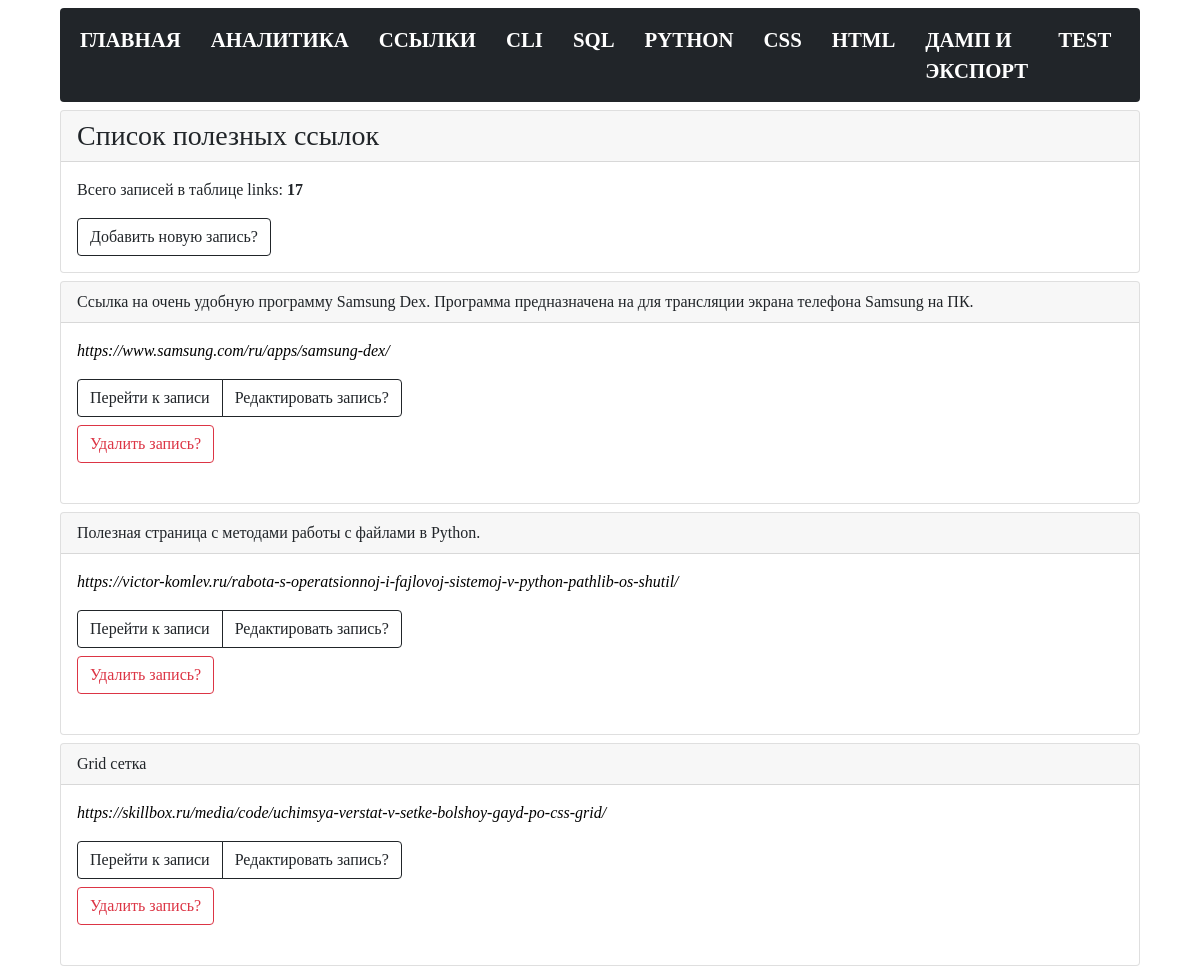
The app's page /links (upper part), older data.
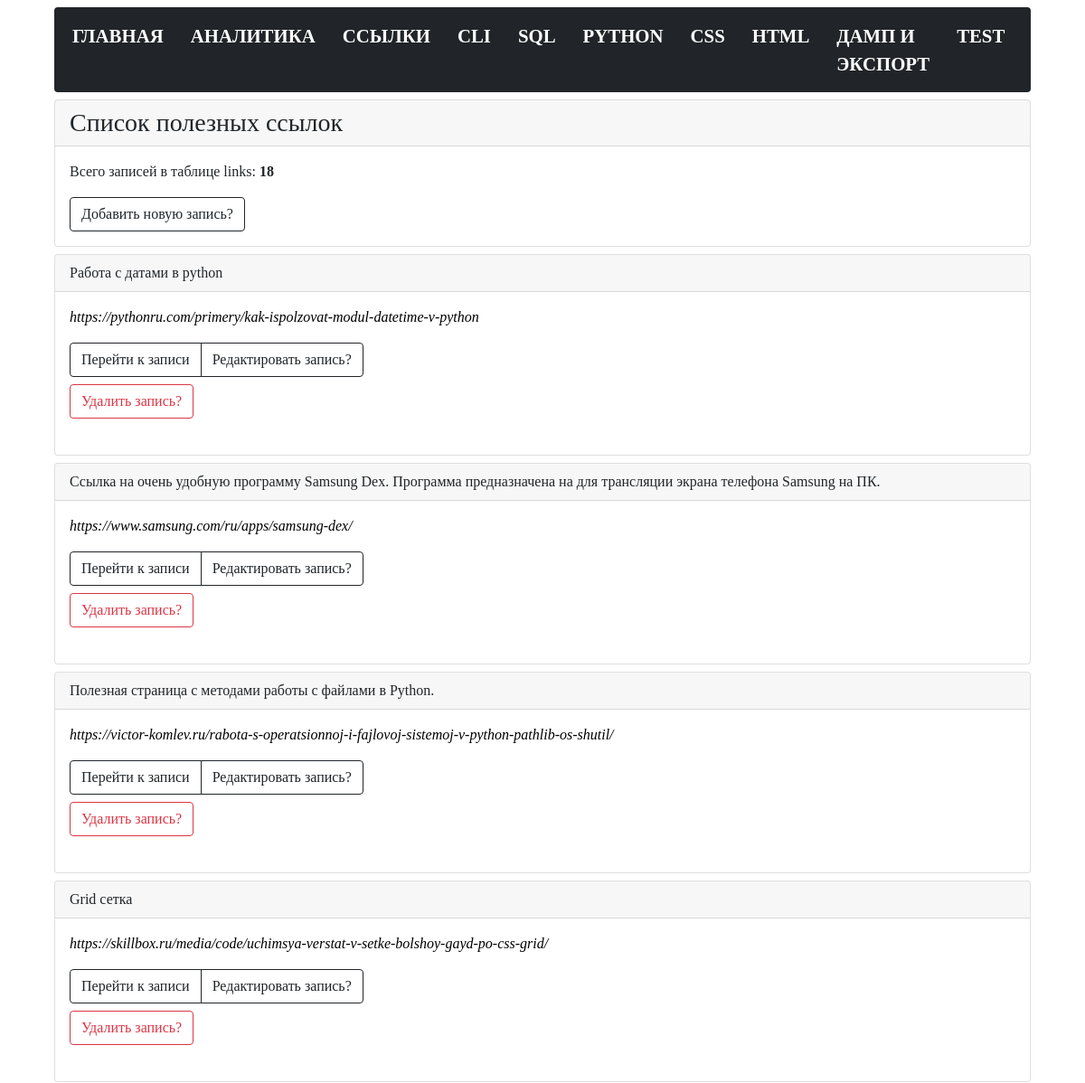
The same page, newer data.
### tables this page shows
CREATE TABLE "links"
(
    links_id      INTEGER
        primary key autoincrement,
    links_name    TEXT not null,
    links_command TEXT not null
);

### modules/links/links_list_commands.py (the view)
@bp.route("/links")
def links_list_commands():
    conn = connect.get_db_connection()
    cur = conn.cursor()
    links_list_count = int(cur.execute("SELECT COUNT(*) FROM links").fetchone()[0])
    links_list = conn.execute("SELECT * FROM links ORDER BY 1 DESC").fetchall()
    conn.close()
    return render_template("links/links_list_commands.html",
                           links_list=links_list,
                           links_list_count=links_list_count,
                           )

### modules/connect.py (called while the page is built)
def get_db_connection():
    db_path = os.path.join(BASE_DIR, '../database.db')
    conn = sqlite3.connect(db_path)
    conn.row_factory = sqlite3.Row
    return conn

### templates/links/links_list_commands.html (shortened to what this page needs)
{% extends "base.html" %} {% block title %}Ссылки{% endblock %} {% block content %}
<div class="card mb-2">
   <div class="card-header h3">Список полезных ссылок</div>
   <div class="card-body">
      <p class="card-text">Всего записей в таблице links: <b>{{ links_list_count }}</b></p>
      <p class="card-text">
         <a href="{{ url_for('add_links_command.add_links_command') }}" class="btn btn-outline-dark">Добавить новую
            запись?</a>
      </p>
   </div>
</div>
{% for links_list in links_list %}
<div class="card mb-2">
   <div class="card-header">{{ links_list['links_name'] }}</div>
   <div class="card-body">
      <p class="card-text">
         <a href="{{ links_list['links_command'] }}" target="_blank"><i>{{ links_list['links_command']
               }}</i></a>
      <div class="btn-group pb-2" role="group" aria-label="...">
         <a href="{{ url_for('get_post_links_command.get_post_links_command', links_id=links_list['links_id']) }}"
            class="btn btn-outline-dark">Перейти к записи</a>
         <a href="{{ url_for('edit_links_command.edit_links_command', links_id=links_list['links_id']) }}"
            class="btn btn-outline-dark">Редактировать запись?</a>
      </div>
      <form action="{{ url_for('delete_links_command.delete_links_command', links_id=links_list['links_id'])}}"
         method="POST" class="pb-2">
         <input type="submit" class="btn btn-outline-danger" value="Удалить запись?"
            onclick="return confirm('Вы точно уверены что хотите удалить запись?')" />
      </form>
      </p>
   </div>
</div>
{% endfor %}
{% endblock %}

Row changes from the older to the newer data that the page shows:
added links: links_name "Работа с датами в python", links_command "https://pythonru.com/primery/kak-ispolzovat-modul-datetime-v-python"
Text that changed along with them:
{{ links_list_count }}: "17" → "18"
